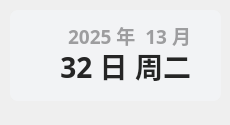
<?xml version="1.0" encoding="UTF-8"?>
<ui version="4.0">
 <class>Form</class>
 <widget class="QWidget" name="Form">
  <property name="geometry">
   <rect>
    <x>0</x>
    <y>0</y>
    <width>230</width>
    <height>125</height>
   </rect>
  </property>
  <property name="minimumSize">
   <size>
    <width>0</width>
    <height>0</height>
   </size>
  </property>
  <property name="maximumSize">
   <size>
    <width>16777215</width>
    <height>65536</height>
   </size>
  </property>
  <property name="windowTitle">
   <string>Form</string>
  </property>
  <widget class="QLabel" name="date_text">
   <property name="geometry">
    <rect>
     <x>30</x>
     <y>20</y>
     <width>161</width>
     <height>31</height>
    </rect>
   </property>
   <property name="font">
    <font>
     <family>Microsoft YaHei</family>
     <pointsize>14</pointsize>
     <weight>75</weight>
     <bold>true</bold>
    </font>
   </property>
   <property name="styleSheet">
    <string notr="true">color: rgba(0, 0, 0, 90);
font-weight: bold;</string>
   </property>
   <property name="text">
    <string>2025 年  13 月</string>
   </property>
   <property name="textFormat">
    <enum>Qt::PlainText</enum>
   </property>
   <property name="alignment">
    <set>Qt::AlignRight|Qt::AlignTrailing|Qt::AlignVCenter</set>
   </property>
  </widget>
  <widget class="QLabel" name="day_text">
   <property name="geometry">
    <rect>
     <x>40</x>
     <y>40</y>
     <width>151</width>
     <height>51</height>
    </rect>
   </property>
   <property name="font">
    <font>
     <family>Microsoft YaHei</family>
     <pointsize>21</pointsize>
     <weight>75</weight>
     <bold>true</bold>
    </font>
   </property>
   <property name="styleSheet">
    <string notr="true">border: none;
color: rgba(37, 37, 37, 255);
font-weight: bold</string>
   </property>
   <property name="text">
    <string>32 日 周二</string>
   </property>
   <property name="textFormat">
    <enum>Qt::PlainText</enum>
   </property>
   <property name="alignment">
    <set>Qt::AlignRight|Qt::AlignTrailing|Qt::AlignVCenter</set>
   </property>
  </widget>
  <widget class="QLabel" name="label">
   <property name="geometry">
    <rect>
     <x>10</x>
     <y>10</y>
     <width>211</width>
     <height>91</height>
    </rect>
   </property>
   <property name="styleSheet">
    <string notr="true">background-color: rgba(242, 243, 245, 242);
border-radius: 8px</string>
   </property>
   <property name="text">
    <string/>
   </property>
  </widget>
  <zorder>label</zorder>
  <zorder>date_text</zorder>
  <zorder>day_text</zorder>
 </widget>
 <resources/>
 <connections/>
</ui>
